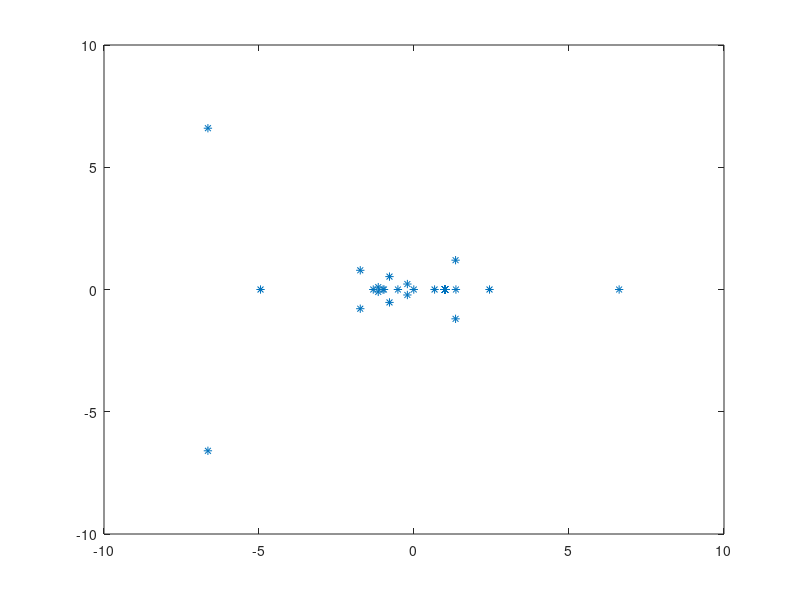

Reproduce this figure in MATLAB.
%% MHD eigenvalue problem
clf
n = 10; m = 10;

F = randn(n,n);
B = randn(n,m)';
C =  [randn(n-1,n);sparse(1,n)];
M = [randn(n-1,n);sparse(1,n)];
D = randn(n,m)';
Q = speye(n);
L = randn(m,m);
Ms = (B*Q*B')*((B*Q*F*Q*B')\(B*Q*B'));
S = M + D'*(L\D);

A = [F B' C' sparse(n,m);B sparse(2*m+n,m)';-C sparse(m,n)' M D';sparse(m,m+n) D sparse(m,m)];

P = [F B' C' sparse(n,m); sparse(n,m)' -Ms sparse(m,n+m); -C sparse(n,m) S sparse(n,m); sparse(m,n) sparse(n+m,m)' L];

[V,D] = eig(full(P),full(A));

plot(diag(D),'*')



%% MHD eigenvalue problem
clf
clear
n = 20; nhat = 9; m = 30; mhat = 13;

F = randn(n,n);
B = randn(n,nhat)';
C =  [randn(n,m-1),sparse(n,1)]';
% C = randn(n,m)';
M = [randn(m-1,m);sparse(1,m)];
% M = randn(m,m);
D = randn(m,mhat)';
Q = speye(n);
L = randn(mhat,mhat);
% Ms = (B*Q*B')*((B*Q*F*Q*B')\(B*Q*B'));
Ms = B*(F\B');
S = M + D'*(L\D);

A = [F B' C' sparse(n,mhat);B sparse(nhat+m+mhat,nhat)';-C sparse(nhat,m)' M D';sparse(mhat,nhat+n) D sparse(mhat,mhat)];

P = [F B' C' sparse(n,mhat); sparse(n,nhat)' -Ms sparse(nhat,m+mhat); -C sparse(m,nhat) S sparse(m,mhat); sparse(mhat,n) sparse(m+nhat,mhat)' L];

[V,D] = eig(full(P),full(A),'qz');

plot(diag(D),'*')
